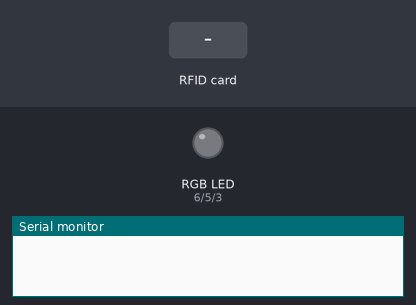
Recording of a sketch running on a simulated Arduino Uno, built with avr-gcc and run on an emulated ATmega328P. Parts: an RGB LED mixed from three pins (HIGH = lit), the last lines printed to the serial monitor. Inputs (shaded band) come from the test bench. Pins used as bus, display or sensor lines are not drawn.

Above: at 1.2 s.
1.3 s: RFID card 5E 7A 19 C4 held to the reader
At 2.1 s:
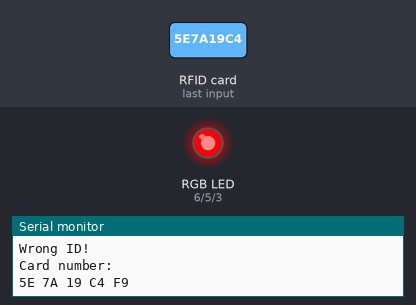
Timing chart, 0 to 4.3 s (numbered marks = the images above; inputs shaded):
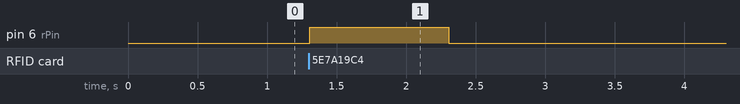

The sketch:

IDControl.ino
```cpp
#include <SPI.h>
#include <RFID.h>

#define SS_PIN 10
#define RST_PIN 9

RFID rfid(SS_PIN, RST_PIN);

int serNum[5];

// Подключение к контактам rgb-светодиода
const byte rPin = 6;
const byte gPin = 5;
const byte bPin = 3;

void setup()
{
    Serial.begin(9600);
    SPI.begin();
    rfid.init();

    pinMode( rPin, OUTPUT );
    pinMode( gPin, OUTPUT );
    pinMode( bPin, OUTPUT );
}

void loop()
{
    // Если обнаружена метка
    if (rfid.isCard()) {
        // Считываем данные
        if (rfid.readCardSerial()) {
          // Проверка данных
          if ((rfid.serNum[0] == 0xE1)&&(rfid.serNum[1] == 0x54)&&(rfid.serNum[2] == 0x5A)&&(rfid.serNum[3] == 0x2D)&&(rfid.serNum[4] == 0xC2))
          {
            Serial.println("Access granted!");
            Serial.println("Card number:");
            Serial.print(rfid.serNum[0],HEX);
            Serial.print(" ");
            Serial.print(rfid.serNum[1],HEX);
            Serial.print(" ");
            Serial.print(rfid.serNum[2],HEX);
            Serial.print(" ");
            Serial.print(rfid.serNum[3],HEX);
            Serial.print(" ");
            Serial.print(rfid.serNum[4],HEX);
            Serial.println(" ");

            digitalWrite( rPin, LOW );
            digitalWrite( bPin, LOW );
            digitalWrite( gPin, HIGH );
          }
          else
          {
            Serial.println("Wrong ID!");
            Serial.println("Card number:");
            Serial.print(rfid.serNum[0],HEX);
            Serial.print(" ");
            Serial.print(rfid.serNum[1],HEX);
            Serial.print(" ");
            Serial.print(rfid.serNum[2],HEX);
            Serial.print(" ");
            Serial.print(rfid.serNum[3],HEX);
            Serial.print(" ");
            Serial.print(rfid.serNum[4],HEX);
            Serial.println(" ");

            digitalWrite( bPin, LOW );
            digitalWrite( gPin, LOW );
            digitalWrite( rPin, HIGH );
          }

            delay(1000);
            digitalWrite( bPin, LOW );
            digitalWrite( gPin, LOW );
            digitalWrite( rPin, LOW );
        }
    }
    rfid.halt();
}
```

Measured:
- after the input at 1.3 s, pin 6 (rPin): LOW → HIGH at once, → LOW 1.0 s later
